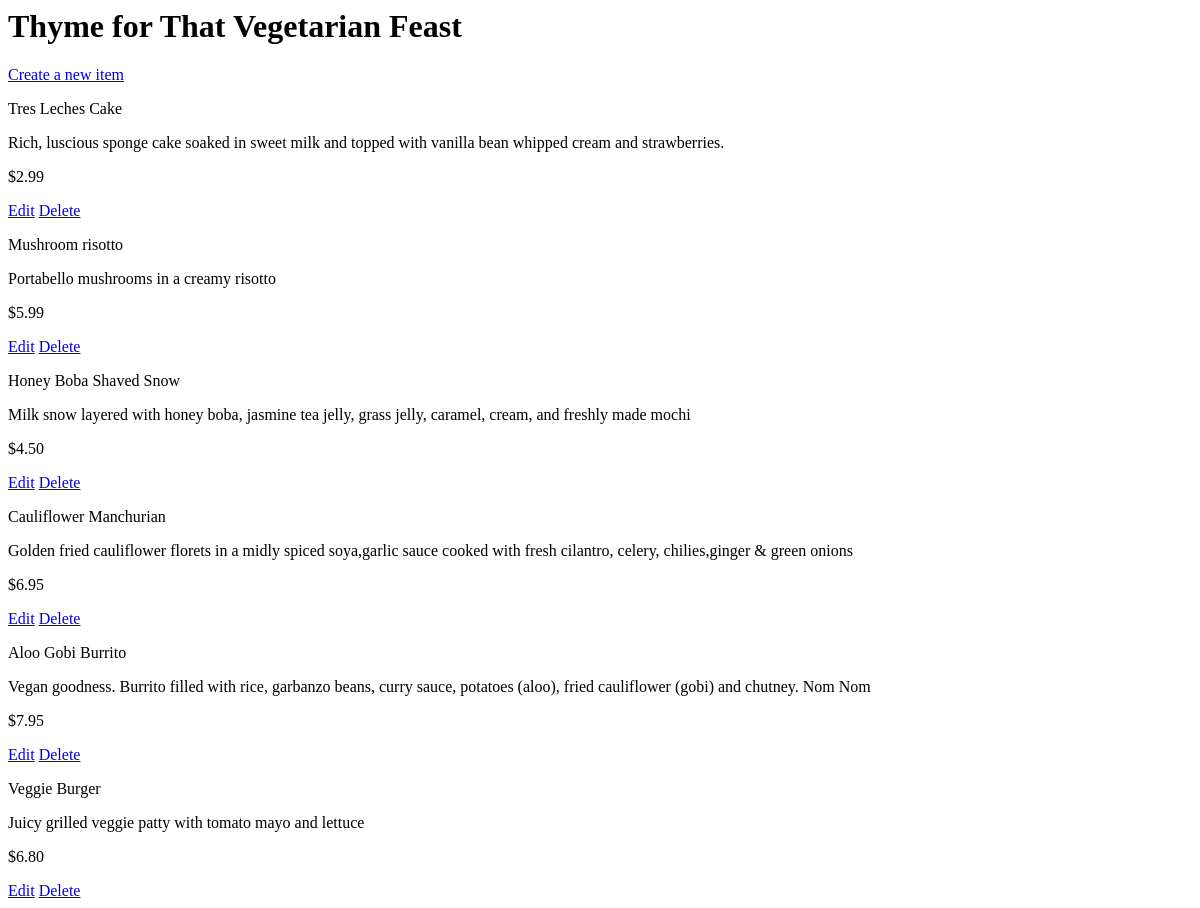
Page /restaurants/4/ on the earlier database version.
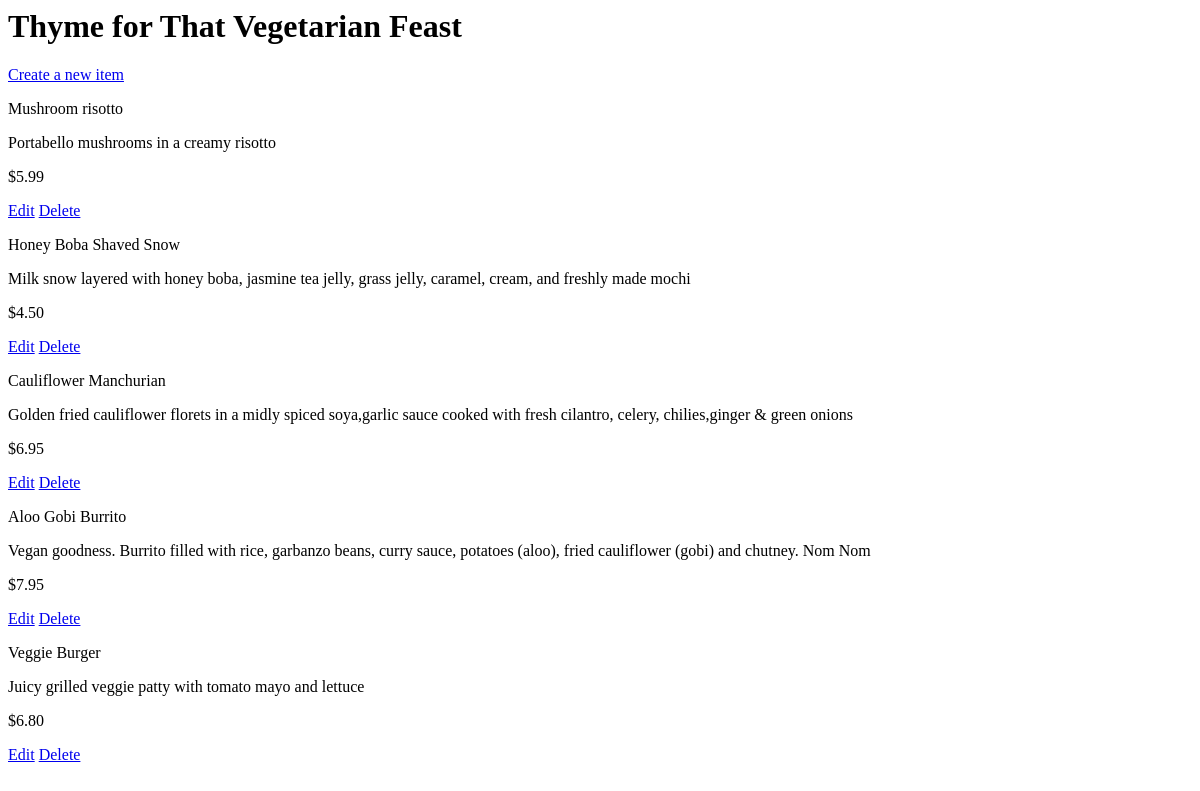
Same page on the later database version.
### database_setup.py (models this page shows)
class Restaurant(BASE):
    __tablename__ = 'restaurant'
    name = Column(String(80), nullable=False)
    res_id = Column(Integer, primary_key=True)

class MenuItem(BASE):
    __tablename__ = 'menu_item'
    name = Column(String(80), nullable=False)
    men_id = Column(Integer, primary_key=True)
    course = Column(String(250))
    description = Column(String(250))
    price = Column(String(8))
    restaurant_id = Column(Integer, ForeignKey('restaurant.res_id'))
    restaurant = relationship(Restaurant)

### project.py (the view)
@app.route('/restaurants/<int:restaurant_id>/')
def restaurantMenu(restaurant_id):
    restaurant = session.query(Restaurant).filter_by(res_id=restaurant_id).one()
    items = session.query(MenuItem).filter_by(restaurant_id=restaurant.res_id)
    user = 'admin'
    return render_template('menu.html',restaurant=restaurant,items=items,user=user)

### templates/menu.html
<html>
<body>
<h1>{{restaurant.name}}</h1>
<div><a href="{{url_for('newMenuItem', restaurant_id=restaurant.res_id,)}}">Create a new item</a></div>
{% for i in items %}
<div>
<p>{{i.name}}</p>
<p>{{i.description}}</p>
<p> {{i.price}} </p>
</div>
{% if user == 'admin' %}
<a href="{{url_for('editMenuItem', restaurant_id=restaurant.res_id, menu_id=i.men_id)}}">Edit</a>
<a href="{{url_for('deleteMenuItem', restaurant_id=restaurant.res_id, menu_id=i.men_id)}}">Delete</a>
{% endif %}
{% endfor %}
</body>
</html>

Differences in the rows shown:
removed MenuItem: name "Tres Leches Cake", description "Rich, luscious sponge cake soaked in sweet milk and topped with vanilla bean whipped cream and strawberries.", price "$2.99"
